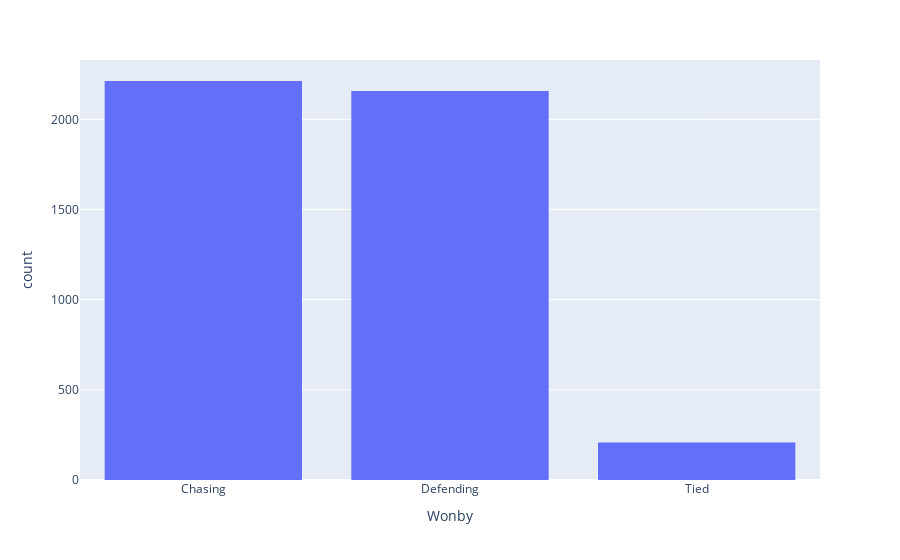

Source (notebook cell):
### Code cell
fig2=px.histogram(df,x='Wonby')
fig2.show()

### Figure 1 — Plotly figure (JSON) as saved in the notebook; plotly's stock layout.template omitted (floating-point values rounded to 4 significant figures; data arrays with more than 128 entries replaced by an {"elided": "..."} marker saying what was removed)
{"data": [{"alignmentgroup": "True", "bingroup": "x", "hovertemplate": "Wonby=%{x}<br>count=%{y}<extra></extra>", "legendgroup": "", "marker": {"color": "#636efa", "pattern": {"shape": ""}}, "name": "", "offsetgroup": "", "orientation": "v", "showlegend": false, "type": "histogram", "x": {"elided": "4578 str values"}, "xaxis": "x", "yaxis": "y"}], "layout": {"barmode": "relative", "legend": {"tracegroupgap": 0}, "margin": {"t": 60}, "xaxis": {"anchor": "y", "domain": [0, 1], "title": {"text": "Wonby"}}, "yaxis": {"anchor": "x", "domain": [0, 1], "title": {"text": "count"}}}}
